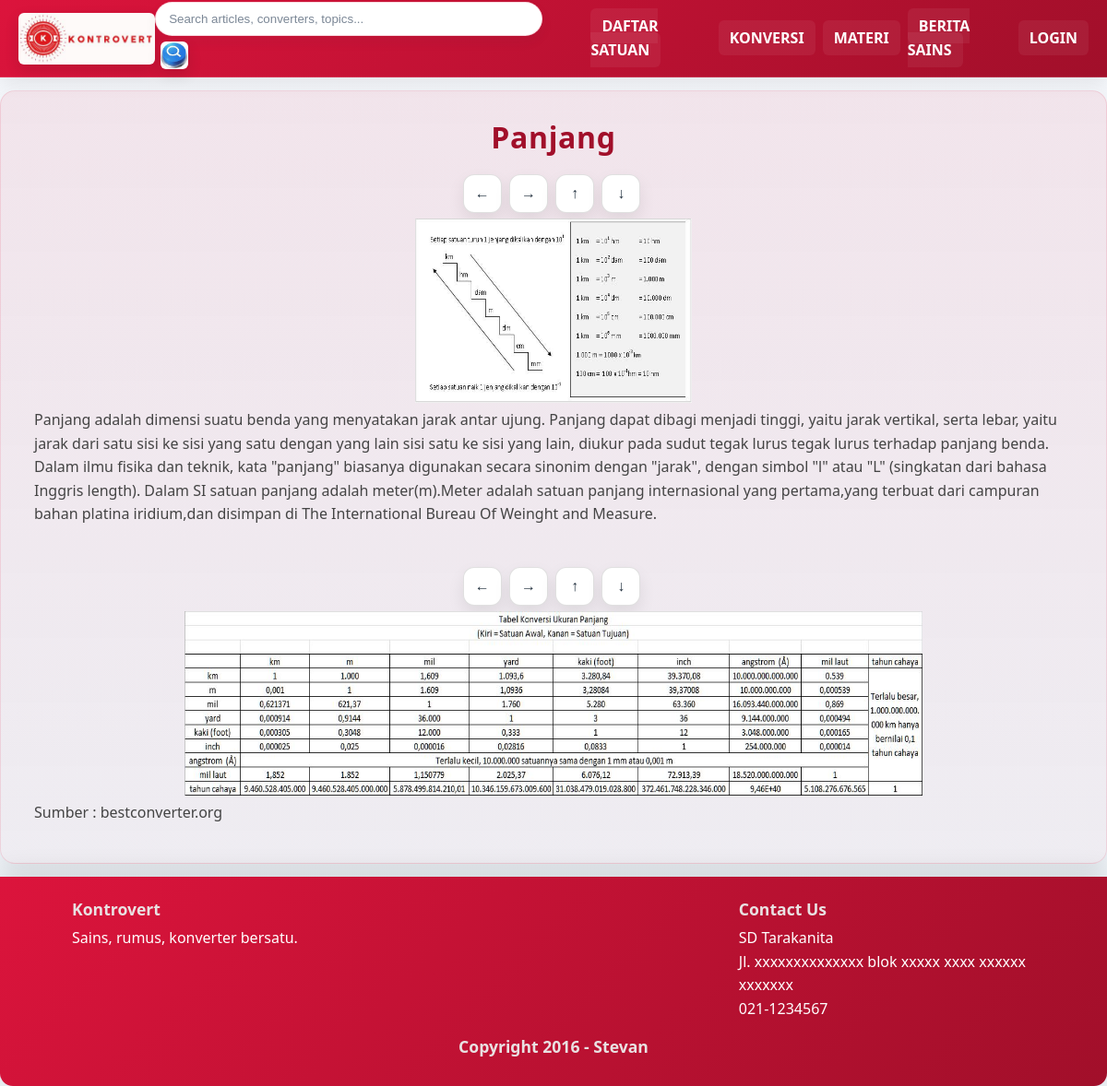
The page /panjangSatuan.php on the database its author committed.
### tables this page shows
CREATE TABLE `gambar` (
  `id` int(11) NOT NULL,
  `tanggal` varchar(15) NOT NULL,
  `kodeTempat` varchar(2) NOT NULL,
  `idTopik` int(11) NOT NULL,
  `gambar` varchar(300) NOT NULL,
  `keterangan` text NOT NULL,
  `sumber` varchar(50) NOT NULL
);

### panjangSatuan.php (the view, shortened to what this page needs)
<html>
	<head>
		<global-header></global-header>
	</head>
	<body>
		<div class="hero" role="banner">
			<div class="hero-inner">
				<center><h1 class="page-title">Panjang</h1></center>
				<p>
					<?php
						include "db.inc.php";
						$sqlstr = "SELECT * from gambar WHERE idTopik = 3 AND kodeTempat = 'K' ORDER BY id DESC limit 1";
						$hasil=mysqli_query($db, $sqlstr);
						$row=mysqli_fetch_row($hasil);
						if(!$row)
							echo "Data Tidak Dapat Ditampilkan";
						else{
							do{
								list($id,$tanggal,$kodeTempat,$idTopik,$gambar,$keterangan,$sumber) = $row;
					?>
							<center>
								<button id="perkecilGNDB" onclick="perkecilGNDB()">←</button>
								<button id="perbesarGNDB" onclick="perbesarGNDB()">→</button>
								<button id="pertinggiGNDB" onclick="pertinggiGNDB()">↑</button>
								<button id="perendahGNDB" onclick="perendahGNDB()">↓</button>
								<br>
								<img src='Images/DasarPanjang.jpg' id='gambarNonDB' width='300px' height='200px'><br>
							</center>
					<?php
								echo "<p>$keterangan</p>";
								echo "<br><center>";
									echo " <button onclick=\"perkecilGDB()\">←</button> ";
									echo " <button onclick=\"perbesarGDB()\">→</button> ";
									echo " <button onclick=\"pertinggiGDB()\">↑</button> ";
									echo " <button onclick=\"perendahGDB()\">↓</button> ";
								echo "</center>";
								echo "<center><img src='Images/$gambar' id='gambarDB' width=800px height=200px></center>";
								echo "<p>Sumber : $sumber</p>";
							}while($row=mysqli_fetch_row($hasil));
						}
					?>
				</p>
			</div>
		</div>
		<footer id="footer" class="site-footer">
			<global-footer></global-footer>
		</footer>
	</body>
</html>

### penampilan.css (style rules this page uses)
:root { --crimson: #DC143C; --crimson-dark: #a10f2a; --muted: #f5f7fb; --surface: #ffffff; --surface-soft: #fcfdff; --text: #23313f; --text-muted: #5f6c7a; --accent: #993303; --border: #dce5ee; --shadow: rgba(35, 49, 63, 0.08); }
* { box-sizing:border-box }
html,body { height:100%; margin:0; font-family: "Segoe UI", Roboto, "Helvetica Neue", Arial, sans-serif; color:var(--text); background: linear-gradient(180deg, var(--muted) 0%, #eef3f7 100%); line-height: 1.6; }
.hero { max-width:1200px;margin:14px auto;padding:18px;border-radius:16px;background:linear-gradient(180deg,rgba(220,20,60,0.08),rgba(220,20,60,0.03));border:1px solid rgba(220,20,60,0.12);box-shadow:0 10px 24px var(--shadow); }
.hero-inner { padding:12px 18px }
.hero p { margin:6px 0 12px;color:#444 }
.page-title { margin:0 0 14px; font-size:clamp(2rem,2.25vw,2.8rem); letter-spacing:.02em; text-align:center;color:var(--crimson-dark); }
button[onclick^="perkecil"], button[onclick^="perbesar"], button[onclick^="pertinggi"], button[onclick^="perendah"] { appearance: none; border: 1px solid rgba(0,0,0,0.12); background: #ffffff; color: var(--text); font-size: 1rem; font-weight: 700; width: 42px; height: 42px; margin: 6px 4px 6px 0; border-radius: 12px; box-shadow: 0 8px 18px rgba(0,0,0,0.08); cursor: pointer; transition: transform 0.15s ease, background 0.15s ease, border-color 0.15s ease, color 0.15s ease; }
#footer { background:linear-gradient(135deg,var(--crimson),var(--crimson-dark)); color:#fff; padding:24px 28px; width:100%; clear:both; border-radius:0 0 14px 14px; box-shadow: 0 -3px 30px rgba(0,0,0,0.12); display:flex; flex-direction:column; }
h1,h2,h3,h4,h5,h6 { color:#661422;line-height:1.25 }

### rows shown on the page
gambar: keterangan "Panjang adalah dimensi suatu benda yang menyatakan jarak antar ujung. Panjang dapat dibagi menjadi tinggi, yaitu jarak vertikal, serta lebar, yaitu jarak dari satu sisi ke sisi yang satu dengan yang lain sisi satu ke sisi yang lain, diukur pada sudut tegak lurus tegak lurus terhadap panjang benda. Dalam ilmu fisika dan teknik, kata \"panjang\" biasanya digunakan secara sinonim dengan \"jarak\", dengan simbol \"l\" atau \"L\" (singkatan dari bahasa Inggris length). Dalam SI satuan panjang adalah meter(m).Meter adalah satuan panjang internasional yang pertama,yang terbuat dari campuran bahan platina iridium,dan disimpan di The International Bureau Of Weinght and Measure.", gambar (picture), sumber "bestconverter.org"
